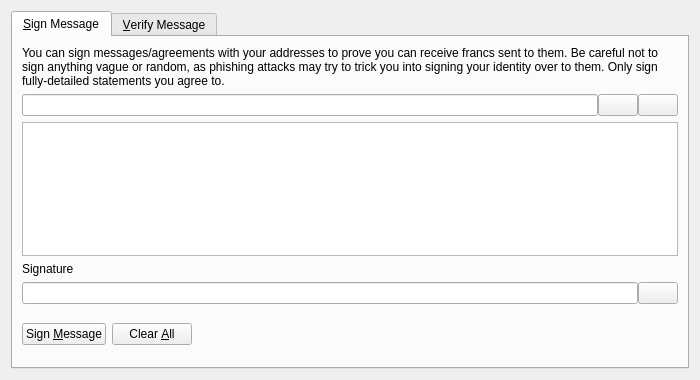
<?xml version="1.0" encoding="UTF-8"?>
<ui version="4.0">
 <class>SignVerifyMessageDialog</class>
 <widget class="QDialog" name="SignVerifyMessageDialog">
  <property name="geometry">
   <rect>
    <x>0</x>
    <y>0</y>
    <width>700</width>
    <height>380</height>
   </rect>
  </property>
  <property name="windowTitle">
   <string>Signatures - Sign / Verify a Message</string>
  </property>
  <property name="modal">
   <bool>true</bool>
  </property>
  <layout class="QVBoxLayout" name="verticalLayout">
   <item>
    <widget class="QTabWidget" name="tabWidget">
     <property name="currentIndex">
      <number>0</number>
     </property>
     <widget class="QWidget" name="tabSignMessage">
      <attribute name="title">
       <string>&amp;Sign Message</string>
      </attribute>
      <layout class="QVBoxLayout" name="verticalLayout_SM">
       <item>
        <widget class="QLabel" name="infoLabel_SM">
         <property name="text">
          <string>You can sign messages/agreements with your addresses to prove you can receive francs sent to them. Be careful not to sign anything vague or random, as phishing attacks may try to trick you into signing your identity over to them. Only sign fully-detailed statements you agree to.</string>
         </property>
         <property name="textFormat">
          <enum>Qt::PlainText</enum>
         </property>
         <property name="wordWrap">
          <bool>true</bool>
         </property>
        </widget>
       </item>
       <item>
        <layout class="QHBoxLayout" name="horizontalLayout_1_SM">
         <property name="spacing">
          <number>0</number>
         </property>
         <item>
          <widget class="QValidatedLineEdit" name="addressIn_SM">
           <property name="toolTip">
            <string>The Franc address to sign the message with</string>
           </property>
          </widget>
         </item>
         <item>
          <widget class="QPushButton" name="addressBookButton_SM">
           <property name="toolTip">
            <string>Choose previously used address</string>
           </property>
           <property name="text">
            <string/>
           </property>
           <property name="icon">
            <iconset resource="../franc.qrc">
             <normaloff>:/icons/address-book</normaloff>:/icons/address-book</iconset>
           </property>
           <property name="shortcut">
            <string>Alt+A</string>
           </property>
           <property name="autoDefault">
            <bool>false</bool>
           </property>
          </widget>
         </item>
         <item>
          <widget class="QPushButton" name="pasteButton_SM">
           <property name="toolTip">
            <string>Paste address from clipboard</string>
           </property>
           <property name="text">
            <string/>
           </property>
           <property name="icon">
            <iconset resource="../franc.qrc">
             <normaloff>:/icons/editpaste</normaloff>:/icons/editpaste</iconset>
           </property>
           <property name="shortcut">
            <string>Alt+P</string>
           </property>
           <property name="autoDefault">
            <bool>false</bool>
           </property>
          </widget>
         </item>
        </layout>
       </item>
       <item>
        <widget class="QPlainTextEdit" name="messageIn_SM">
         <property name="toolTip">
          <string>Enter the message you want to sign here</string>
         </property>
        </widget>
       </item>
       <item>
        <widget class="QLabel" name="signatureLabel_SM">
         <property name="text">
          <string>Signature</string>
         </property>
         <property name="textFormat">
          <enum>Qt::PlainText</enum>
         </property>
        </widget>
       </item>
       <item>
        <layout class="QHBoxLayout" name="horizontalLayout_2_SM">
         <property name="spacing">
          <number>0</number>
         </property>
         <item>
          <widget class="QLineEdit" name="signatureOut_SM">
           <property name="font">
            <font>
             <italic>true</italic>
            </font>
           </property>
           <property name="readOnly">
            <bool>true</bool>
           </property>
          </widget>
         </item>
         <item>
          <widget class="QPushButton" name="copySignatureButton_SM">
           <property name="toolTip">
            <string>Copy the current signature to the system clipboard</string>
           </property>
           <property name="text">
            <string/>
           </property>
           <property name="icon">
            <iconset resource="../franc.qrc">
             <normaloff>:/icons/editcopy</normaloff>:/icons/editcopy</iconset>
           </property>
           <property name="autoDefault">
            <bool>false</bool>
           </property>
          </widget>
         </item>
        </layout>
       </item>
       <item>
        <layout class="QHBoxLayout" name="horizontalLayout_3_SM">
         <item>
          <widget class="QPushButton" name="signMessageButton_SM">
           <property name="toolTip">
            <string>Sign the message to prove you own this Franc address</string>
           </property>
           <property name="text">
            <string>Sign &amp;Message</string>
           </property>
           <property name="icon">
            <iconset resource="../franc.qrc">
             <normaloff>:/icons/edit</normaloff>:/icons/edit</iconset>
           </property>
           <property name="autoDefault">
            <bool>false</bool>
           </property>
          </widget>
         </item>
         <item>
          <widget class="QPushButton" name="clearButton_SM">
           <property name="toolTip">
            <string>Reset all sign message fields</string>
           </property>
           <property name="text">
            <string>Clear &amp;All</string>
           </property>
           <property name="icon">
            <iconset resource="../franc.qrc">
             <normaloff>:/icons/remove</normaloff>:/icons/remove</iconset>
           </property>
           <property name="autoDefault">
            <bool>false</bool>
           </property>
          </widget>
         </item>
         <item>
          <spacer name="horizontalSpacer_1_SM">
           <property name="orientation">
            <enum>Qt::Horizontal</enum>
           </property>
           <property name="sizeHint" stdset="0">
            <size>
             <width>40</width>
             <height>48</height>
            </size>
           </property>
          </spacer>
         </item>
         <item>
          <widget class="QLabel" name="statusLabel_SM">
           <property name="font">
            <font>
             <weight>75</weight>
             <bold>true</bold>
            </font>
           </property>
           <property name="text">
            <string/>
           </property>
           <property name="wordWrap">
            <bool>true</bool>
           </property>
          </widget>
         </item>
         <item>
          <spacer name="horizontalSpacer_2_SM">
           <property name="orientation">
            <enum>Qt::Horizontal</enum>
           </property>
           <property name="sizeHint" stdset="0">
            <size>
             <width>40</width>
             <height>48</height>
            </size>
           </property>
          </spacer>
         </item>
        </layout>
       </item>
      </layout>
     </widget>
     <widget class="QWidget" name="tabVerifyMessage">
      <attribute name="title">
       <string>&amp;Verify Message</string>
      </attribute>
      <layout class="QVBoxLayout" name="verticalLayout_VM">
       <item>
        <widget class="QLabel" name="infoLabel_VM">
         <property name="text">
          <string>Enter the receiver's address, message (ensure you copy line breaks, spaces, tabs, etc. exactly) and signature below to verify the message. Be careful not to read more into the signature than what is in the signed message itself, to avoid being tricked by a man-in-the-middle attack. Note that this only proves the signing party receives with the address, it cannot prove sendership of any transaction!</string>
         </property>
         <property name="textFormat">
          <enum>Qt::PlainText</enum>
         </property>
         <property name="alignment">
          <set>Qt::AlignLeading|Qt::AlignLeft|Qt::AlignTop</set>
         </property>
         <property name="wordWrap">
          <bool>true</bool>
         </property>
        </widget>
       </item>
       <item>
        <layout class="QHBoxLayout" name="horizontalLayout_1_VM">
         <property name="spacing">
          <number>0</number>
         </property>
         <item>
          <widget class="QValidatedLineEdit" name="addressIn_VM">
           <property name="toolTip">
            <string>The Franc address the message was signed with</string>
           </property>
          </widget>
         </item>
         <item>
          <widget class="QPushButton" name="addressBookButton_VM">
           <property name="toolTip">
            <string>Choose previously used address</string>
           </property>
           <property name="text">
            <string/>
           </property>
           <property name="icon">
            <iconset resource="../franc.qrc">
             <normaloff>:/icons/address-book</normaloff>:/icons/address-book</iconset>
           </property>
           <property name="shortcut">
            <string>Alt+A</string>
           </property>
           <property name="autoDefault">
            <bool>false</bool>
           </property>
          </widget>
         </item>
        </layout>
       </item>
       <item>
        <widget class="QPlainTextEdit" name="messageIn_VM"/>
       </item>
       <item>
        <widget class="QValidatedLineEdit" name="signatureIn_VM"/>
       </item>
       <item>
        <layout class="QHBoxLayout" name="horizontalLayout_2_VM">
         <item>
          <widget class="QPushButton" name="verifyMessageButton_VM">
           <property name="toolTip">
            <string>Verify the message to ensure it was signed with the specified Franc address</string>
           </property>
           <property name="text">
            <string>Verify &amp;Message</string>
           </property>
           <property name="icon">
            <iconset resource="../franc.qrc">
             <normaloff>:/icons/transaction_0</normaloff>:/icons/transaction_0</iconset>
           </property>
           <property name="autoDefault">
            <bool>false</bool>
           </property>
          </widget>
         </item>
         <item>
          <widget class="QPushButton" name="clearButton_VM">
           <property name="toolTip">
            <string>Reset all verify message fields</string>
           </property>
           <property name="text">
            <string>Clear &amp;All</string>
           </property>
           <property name="icon">
            <iconset resource="../franc.qrc">
             <normaloff>:/icons/remove</normaloff>:/icons/remove</iconset>
           </property>
           <property name="autoDefault">
            <bool>false</bool>
           </property>
          </widget>
         </item>
         <item>
          <spacer name="horizontalSpacer_1_VM">
           <property name="orientation">
            <enum>Qt::Horizontal</enum>
           </property>
           <property name="sizeHint" stdset="0">
            <size>
             <width>40</width>
             <height>48</height>
            </size>
           </property>
          </spacer>
         </item>
         <item>
          <widget class="QLabel" name="statusLabel_VM">
           <property name="font">
            <font>
             <weight>75</weight>
             <bold>true</bold>
            </font>
           </property>
           <property name="text">
            <string/>
           </property>
           <property name="wordWrap">
            <bool>true</bool>
           </property>
          </widget>
         </item>
         <item>
          <spacer name="horizontalSpacer_2_VM">
           <property name="orientation">
            <enum>Qt::Horizontal</enum>
           </property>
           <property name="sizeHint" stdset="0">
            <size>
             <width>40</width>
             <height>48</height>
            </size>
           </property>
          </spacer>
         </item>
        </layout>
       </item>
      </layout>
     </widget>
    </widget>
   </item>
  </layout>
 </widget>
 <customwidgets>
  <customwidget>
   <class>QValidatedLineEdit</class>
   <extends>QLineEdit</extends>
   <header>qt/qvalidatedlineedit.h</header>
  </customwidget>
 </customwidgets>
 <resources>
  <include location="../franc.qrc"/>
 </resources>
 <connections/>
</ui>
